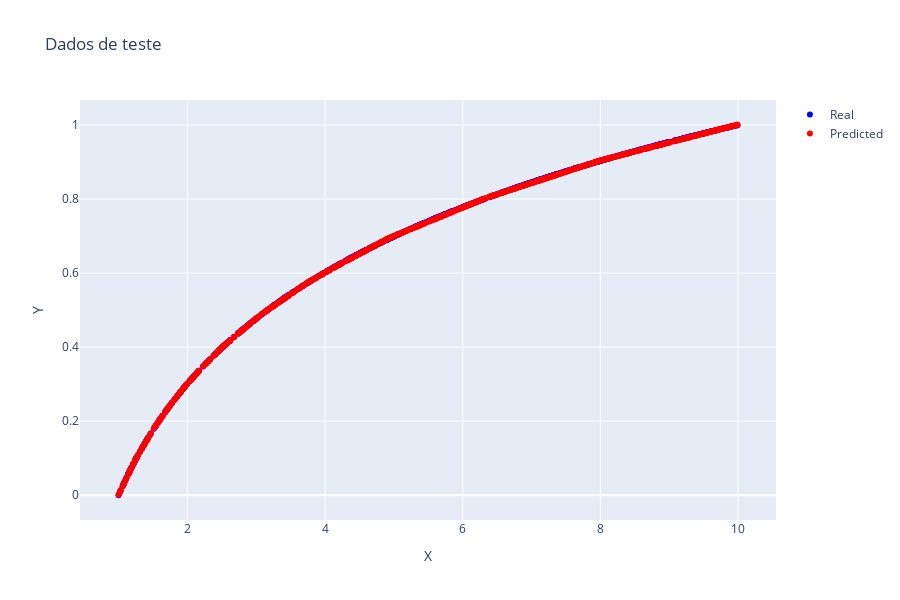

Source (notebook cell):
### Code cell
## valores preditos
predicted = model(x_test)
predicted = predicted.detach().numpy()

fig = go.Figure()
fig.add_trace(go.Scatter(x=x_test.flatten(), y=y_test.flatten(), mode='markers', name='Real', marker=dict(color='blue')))
fig.add_trace(go.Scatter(x=x_test.flatten(), y=predicted.flatten(), mode='markers', name='Predicted', marker=dict(color='red')))
fig.update_layout(title='Dados de teste', xaxis_title='X', yaxis_title='Y', height=600, width=900)
fig.show()

### Figure 1 — Plotly figure (JSON) as saved in the notebook; plotly's stock layout.template omitted (floating-point values rounded to 4 significant figures; data arrays with more than 128 entries replaced by an {"elided": "..."} marker saying what was removed)
{"data": [{"marker": {"color": "blue"}, "mode": "markers", "name": "Real", "type": "scatter", "x": {"elided": "900 float values"}, "y": {"elided": "900 float values"}}, {"marker": {"color": "red"}, "mode": "markers", "name": "Predicted", "type": "scatter", "x": {"elided": "900 float values"}, "y": {"elided": "900 float values"}}], "layout": {"height": 600, "title": {"text": "Dados de teste"}, "width": 900, "xaxis": {"title": {"text": "X"}}, "yaxis": {"title": {"text": "Y"}}}}
